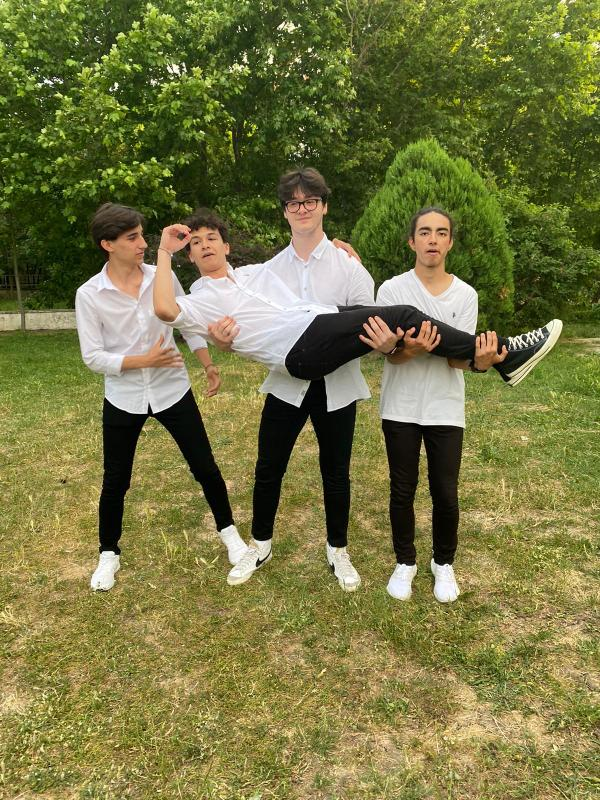
#> input picture Resimler/2 (65).jpg, 600 x 800 px, found by its file name
$ python 6bitwiseislemleri.py
#> lines starting #> are read from the running program, lines starting #| are printed output that depends on the picture
import cv2
import numpy as np

img1=cv2.imread("2 (65).jpg")
#> img1 is the input picture: shape (800, 600, 3); mean B, G, R 66.7, 118.3, 119
img2=cv2.imread("2 (68).jpg")
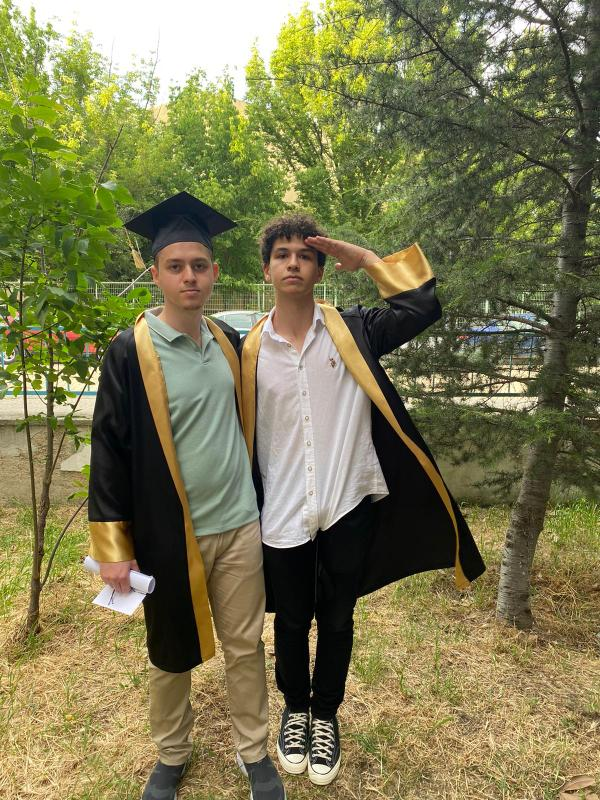
#> input picture Resimler/2 (68).jpg, 600 x 800 px, found by its file name
#> img2 is the input picture: shape (800, 600, 3); mean B, G, R 81.2, 120.6, 123.7
bit_and=cv2.bitwise_and(img1,img2)
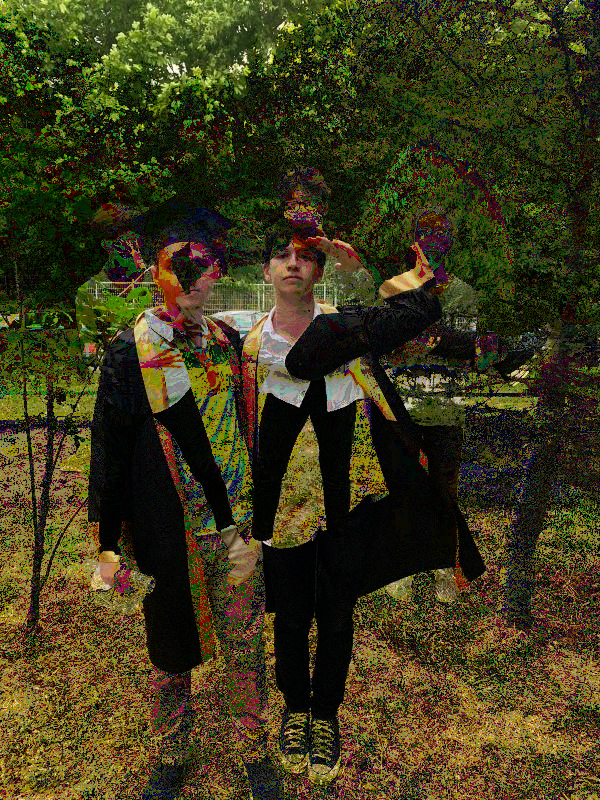
#> bit_and: shape (800, 600, 3); mean B, G, R 26.4, 57.1, 61.8
bit_or=cv2.bitwise_or(img1,img2)
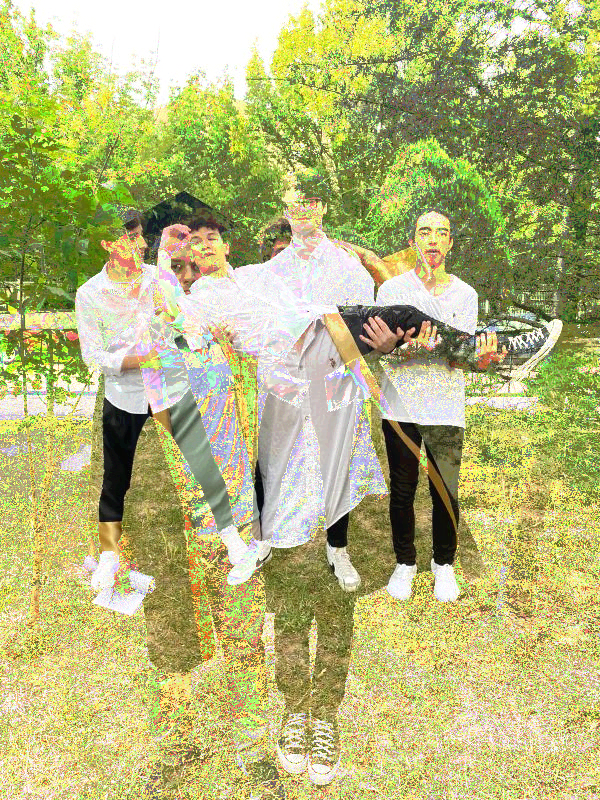
#> bit_or: shape (800, 600, 3); mean B, G, R 121.5, 181.7, 181
bit_xor=cv2.bitwise_xor(img1,img2)
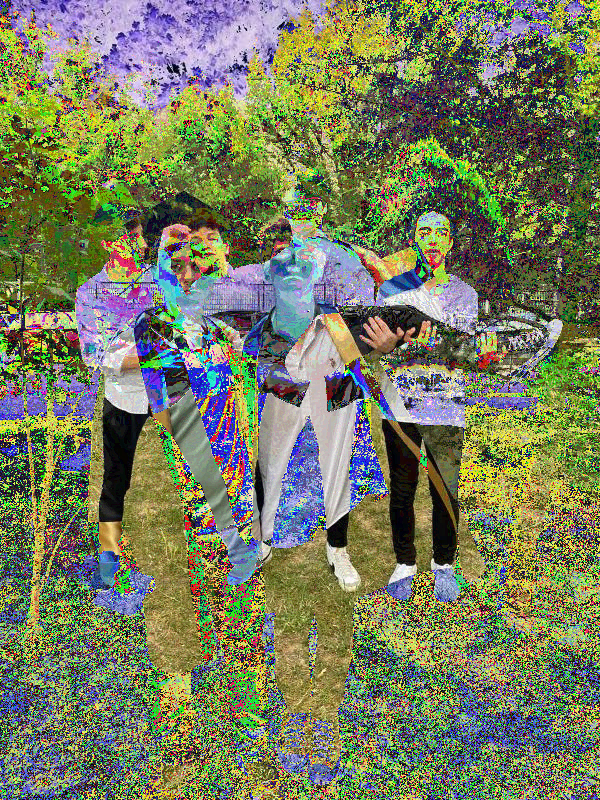
#> bit_xor: shape (800, 600, 3); mean B, G, R 95.1, 124.6, 119.2
bit_not1=cv2.bitwise_not(img2,img1)
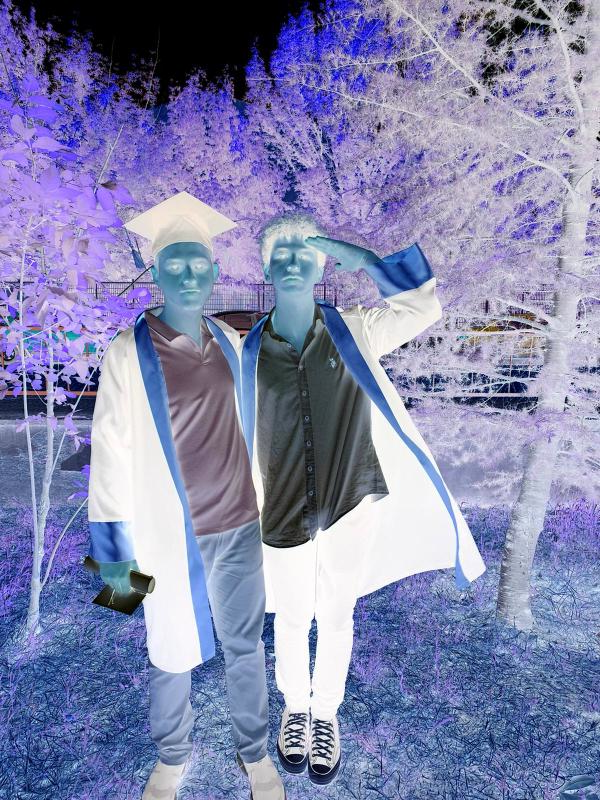
#> bit_not1: shape (800, 600, 3); mean B, G, R 173.8, 134.4, 131.3
bit_not2=cv2.bitwise_not(img1,img2)


cv2.imshow("1",img1)
cv2.imshow("2",img2)
cv2.imshow("and",bit_and)
cv2.imshow("or",bit_or)
cv2.imshow("xor",bit_xor)
cv2.imshow("not1",bit_not1)
cv2.imshow("not2",bit_not2)


cv2.waitKey(0)
cv2.destroyAllWindows()
